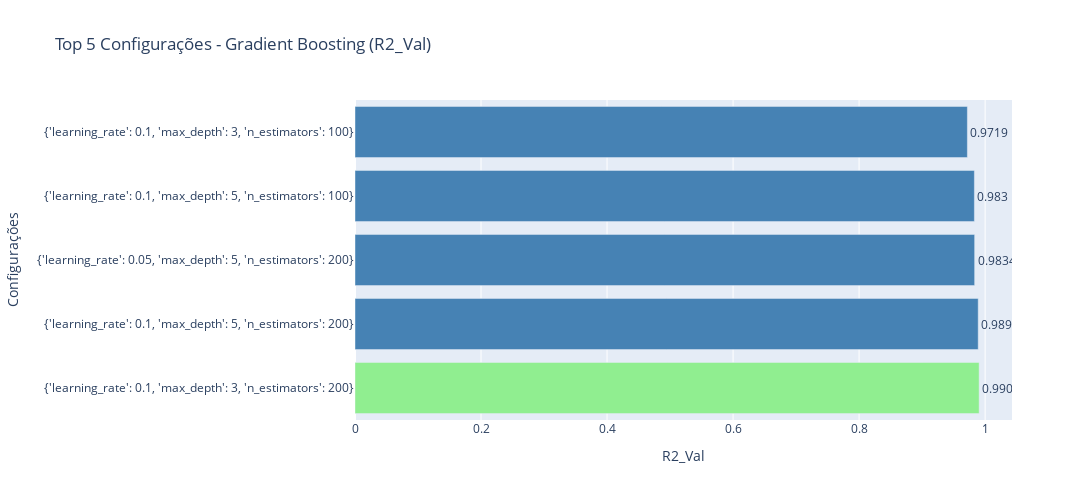
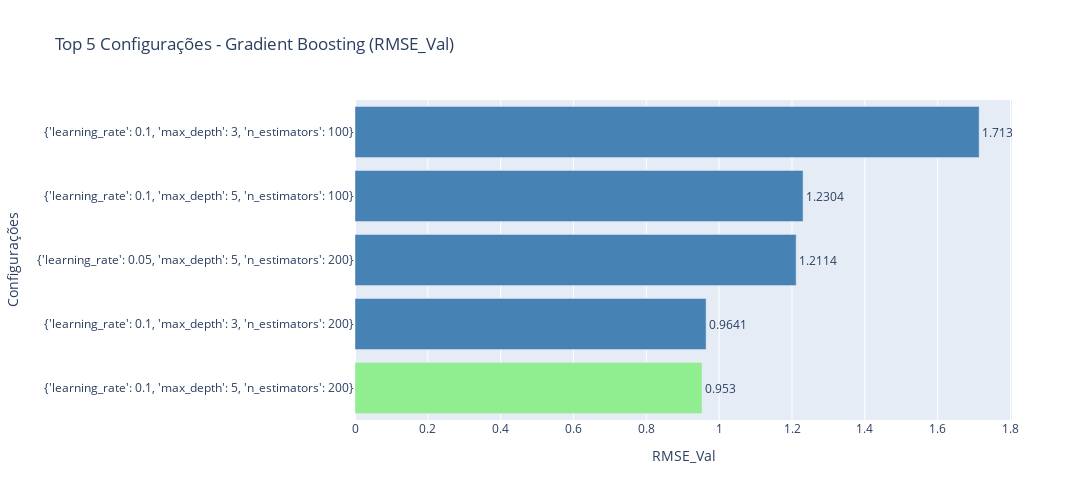

Notebook source saved alongside these figures, in order:
### Code cell
plot_top5_configuracoes_plotly('data/models_results/Gradient Boosting.json', metric='R2_Val')
plot_top5_configuracoes_plotly('data/models_results/Gradient Boosting.json', metric='RMSE_Val')
plot_top5_configuracoes_plotly('data/models_results/Gradient Boosting.json', metric='MAE_Val')

### Figure 1 — Plotly figure (JSON) as saved in the notebook; plotly's stock layout.template omitted (floating-point values rounded to 4 significant figures)
{"data": [{"hovertemplate": "Highlight=Melhor<br>R2_Val=%{x}<br>Config_Label=%{y}<br>text=%{text}<extra></extra>", "legendgroup": "Melhor", "marker": {"color": "lightgreen", "pattern": {"shape": ""}}, "name": "Melhor", "orientation": "h", "showlegend": true, "text": [0.9905], "textposition": "outside", "type": "bar", "x": [0.9905], "xaxis": "x", "y": ["{'learning_rate': 0.1, 'max_depth': 3, 'n_estimators': 200}"], "yaxis": "y"}, {"hovertemplate": "Highlight=Outros<br>R2_Val=%{x}<br>Config_Label=%{y}<br>text=%{text}<extra></extra>", "legendgroup": "Outros", "marker": {"color": "steelblue", "pattern": {"shape": ""}}, "name": "Outros", "orientation": "h", "showlegend": true, "text": [0.9891, 0.9834, 0.983, 0.9719], "textposition": "outside", "type": "bar", "x": [0.9891, 0.9834, 0.983, 0.9719], "xaxis": "x", "y": ["{'learning_rate': 0.1, 'max_depth': 5, 'n_estimators': 200}", "{'learning_rate': 0.05, 'max_depth': 5, 'n_estimators': 200}", "{'learning_rate': 0.1, 'max_depth': 5, 'n_estimators': 100}", "{'learning_rate': 0.1, 'max_depth': 3, 'n_estimators': 100}"], "yaxis": "y"}], "layout": {"barmode": "relative", "height": 500, "legend": {"title": {"text": "Highlight"}, "tracegroupgap": 0}, "showlegend": false, "title": {"text": "Top 5 Configurações - Gradient Boosting (R2_Val)"}, "width": 1500, "xaxis": {"anchor": "y", "domain": [0, 1], "title": {"text": "R2_Val"}}, "yaxis": {"anchor": "x", "domain": [0, 1], "title": {"text": "Configurações"}}}}

### Figure 2 — Plotly figure (JSON) as saved in the notebook; plotly's stock layout.template omitted (floating-point values rounded to 4 significant figures)
{"data": [{"hovertemplate": "Highlight=Melhor<br>RMSE_Val=%{x}<br>Config_Label=%{y}<br>text=%{text}<extra></extra>", "legendgroup": "Melhor", "marker": {"color": "lightgreen", "pattern": {"shape": ""}}, "name": "Melhor", "orientation": "h", "showlegend": true, "text": [0.953], "textposition": "outside", "type": "bar", "x": [0.953], "xaxis": "x", "y": ["{'learning_rate': 0.1, 'max_depth': 5, 'n_estimators': 200}"], "yaxis": "y"}, {"hovertemplate": "Highlight=Outros<br>RMSE_Val=%{x}<br>Config_Label=%{y}<br>text=%{text}<extra></extra>", "legendgroup": "Outros", "marker": {"color": "steelblue", "pattern": {"shape": ""}}, "name": "Outros", "orientation": "h", "showlegend": true, "text": [0.9641, 1.211, 1.23, 1.714], "textposition": "outside", "type": "bar", "x": [0.9641, 1.211, 1.23, 1.714], "xaxis": "x", "y": ["{'learning_rate': 0.1, 'max_depth': 3, 'n_estimators': 200}", "{'learning_rate': 0.05, 'max_depth': 5, 'n_estimators': 200}", "{'learning_rate': 0.1, 'max_depth': 5, 'n_estimators': 100}", "{'learning_rate': 0.1, 'max_depth': 3, 'n_estimators': 100}"], "yaxis": "y"}], "layout": {"barmode": "relative", "height": 500, "legend": {"title": {"text": "Highlight"}, "tracegroupgap": 0}, "showlegend": false, "title": {"text": "Top 5 Configurações - Gradient Boosting (RMSE_Val)"}, "width": 1500, "xaxis": {"anchor": "y", "domain": [0, 1], "title": {"text": "RMSE_Val"}}, "yaxis": {"anchor": "x", "domain": [0, 1], "title": {"text": "Configurações"}}}}
